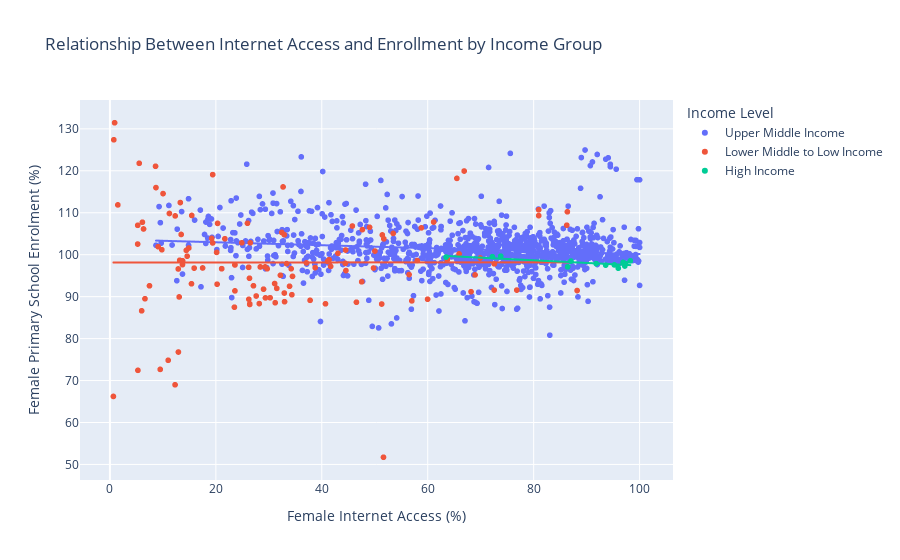

The notebook cell this image was saved under:
### Code cell
fig4 = px.scatter(
    final_data,
    x='Female Internet Access (%)',
    y='Female Primary School Enrolment (%)',
    color='Income Level',  
    trendline='ols',  
    title='Relationship Between Internet Access and Enrollment by Income Group',
    labels={
        'Female Internet Access (%)': 'Female Internet Access (%)',
        'Female Primary School Enrolment (%)': 'Female Primary School Enrolment (%)'
    },
    hover_name='Country Name'
)
fig4.show()

### Figure 1 — Plotly figure (JSON) as saved in the notebook; plotly's stock layout.template omitted (floating-point values rounded to 4 significant figures; data arrays with more than 128 entries replaced by an {"elided": "..."} marker saying what was removed)
{"data": [{"hovertemplate": "<b>%{hovertext}</b><br><br>Income Level=Upper Middle Income<br>Female Internet Access (%)=%{x}<br>Female Primary School Enrolment (%)=%{y}<extra></extra>", "hovertext": {"elided": "1084 str values"}, "legendgroup": "Upper Middle Income", "marker": {"color": "#636efa", "symbol": "circle"}, "mode": "markers", "name": "Upper Middle Income", "showlegend": true, "type": "scattergl", "x": {"elided": "1084 float values"}, "xaxis": "x", "y": {"elided": "1084 float values"}, "yaxis": "y"}, {"hovertemplate": "<b>OLS trendline</b><br>Female Primary School Enrolment (%) = -0.0351067 * Female Internet Access (%) + 103.668<br>R<sup>2</sup>=0.019016<br><br>Income Level=Upper Middle Income<br>Female Internet Access (%)=%{x}<br>Female Primary School Enrolment (%)=%{y} <b>(trend)</b><extra></extra>", "legendgroup": "Upper Middle Income", "marker": {"color": "#636efa", "symbol": "circle"}, "mode": "lines", "name": "Upper Middle Income", "showlegend": false, "type": "scattergl", "x": {"elided": "1084 float values"}, "xaxis": "x", "y": {"elided": "1084 float values"}, "yaxis": "y"}, {"hovertemplate": "<b>%{hovertext}</b><br><br>Income Level=Lower Middle to Low Income<br>Female Internet Access (%)=%{x}<br>Female Primary School Enrolment (%)=%{y}<extra></extra>", "hovertext": ["West Bank and Gaza", "Nicaragua", "West Bank and Gaza", "El Salvador", "Ukraine", "Honduras", "Ukraine", "Bolivia", "El Salvador", "Kenya", "Senegal", "Ukraine", "West Bank and Gaza", "El Salvador", "Indonesia", "Ukraine", "Sudan", "West Bank and Gaza", "Morocco", "Ukraine", "Bolivia", "Burundi", "Egypt, Arab Rep.", "Indonesia", "Morocco", "Ukraine", "Bolivia", "Burundi", "Egypt, Arab Rep.", "Indonesia", "Morocco", "Niger", "Ukraine", "West Bank and Gaza", "Zimbabwe", "Bolivia", "Cabo Verde", "Cambodia", "Honduras", "Indonesia", "Kenya", "Morocco", "Ukraine", "Cabo Verde", "Cambodia", "Honduras", "Morocco", "Pakistan", "Sudan", "Ukraine", "Burundi", "Cabo Verde", "Cambodia", "Cameroon", "Cote d'Ivoire", "Djibouti", "Honduras", "Morocco", "Mozambique", "Myanmar", "Niger", "Togo", "Ukraine", "Uzbekistan", "Bolivia", "Cote d'Ivoire", "Guinea", "Honduras", "India", "Morocco", "Ukraine", "Uzbekistan", "Zambia", "Bolivia", "Burkina Faso", "Cambodia", "Cote d'Ivoire", "Honduras", "Kenya", "Morocco", "Pakistan", "Ukraine", "Uzbekistan", "Viet Nam", "West Bank and Gaza", "Africa Eastern and Southern", "Africa Western and Central", "Fragile and conflict affected situations", "Low income", "Lower middle income", "Sub-Saharan Africa", "Sub-Saharan Africa (IDA & IBRD countries)", "Bolivia", "Morocco", "Ukraine", "Uzbekistan", "Viet Nam", "Zimbabwe", "Africa Eastern and Southern", "Africa Western and Central", "Fragile and conflict affected situations", "Low income", "Lower middle income", "Sub-Saharan Africa", "Sub-Saharan Africa (IDA & IBRD countries)", "Bangladesh", "Bhutan", "Bolivia", "Ethiopia", "Morocco", "Ukraine", "Uzbekistan", "Africa Eastern and Southern", "Africa Western and Central", "Fragile and conflict affected situations", "Low income", "Lower middle income", "Sub-Saharan Africa", "Sub-Saharan Africa (IDA & IBRD countries)", "Cote d'Ivoire", "West Bank and Gaza", "Africa Eastern and Southern", "Africa Western and Central", "Fragile and conflict affected situations", "Low income", "Lower middle income", "Sub-Saharan Africa", "Sub-Saharan Africa (IDA & IBRD countries)"], "legendgroup": "Lower Middle to Low Income", "marker": {"color": "#EF553B", "symbol": "circle"}, "mode": "markers", "name": "Lower Middle to Low Income", "showlegend": true, "type": "scattergl", "x": [7.474, 10.03, 13.07, 5.528, 5.236, 9.805, 9.098, 25.97, 11.23, 5.249, 5.99, 14.42, 26.23, 12.32, 8.692, 20.14, 12.3, 34.35, 45.77, 33.36, 34.22, 0.885, 26.35, 13.29, 49.02, 38.75, 32.18, 0.7357, 31.09, 15.45, 47.67, 0.6565, 44.56, 47.53, 14.58, 34.47, 41.37, 6.344, 27.61, 20.33, 13.45, 51.42, 46.54, 49.77, 32.44, 30.25, 53.48, 9.494, 11, 51.3, 1.495, 56.47, 32.92, 19.2, 26.4, 51.65, 32.97, 58.8, 6.136, 19.4, 5.286, 8.611, 57.0, 43.05, 41.67, 29.36, 15.4, 37.79, 14.9, 61.11, 59.97, 50.03, 13.17, 44.43, 6.617, 51.71, 32.92, 40.7, 20.23, 80.95, 12.93, 68.18, 65.92, 65.5, 68.93, 19.4, 23.5, 23.6, 12.9, 29.3, 21.1, 21.1, 58.04, 80.95, 72.54, 69.91, 66.88, 29.69, 21.7, 26.4, 27.1, 13.7, 37.1, 23.6, 23.6, 32.69, 86.25, 63.71, 13.71, 86.36, 76.81, 72.57, 24.9, 28.2, 29, 15.9, 41.1, 26.2, 26.2, 33.91, 88.2, 26.5, 31.2, 31.5, 17.5, 44.5, 28.4, 28.4], "xaxis": "x", "y": [92.59, 114.6, 89.93, 121.8, 102.5, 101.2, 101.9, 107.5, 109.8, 107.0, 86.62, 101.0, 89.37, 109.3, 116.0, 100.6, 68.99, 90.46, 106.8, 97.88, 96.65, 131.5, 94.38, 112.4, 106.5, 96.92, 95.09, 127.4, 93.13, 109.4, 106.0, 66.21, 96.22, 93.54, 99.64, 94.83, 98.82, 106.1, 90.16, 107.5, 104.8, 104.7, 88.68, 96.82, 105.3, 89.74, 105.1, 72.67, 74.83, 88.24, 111.9, 95.27, 104.8, 103.9, 88.14, 51.72, 88.8, 106.4, 107.7, 119.1, 72.43, 121.1, 88.99, 100.3, 97.21, 89.71, 93.07, 89.13, 101.6, 107.8, 89.39, 100.9, 98.67, 97.94, 89.5, 103.8, 90.86, 88.29, 92.97, 109.3, 76.8, 91.17, 100.2, 118.2, 95.19, 102.8, 87.49, 91.38, 96.6, 97.09, 96.66, 96.66, 98.6, 110.7, 91.56, 99.21, 119.9, 96.64, 103.8, 88.29, 92.59, 97.63, 98.05, 97.57, 97.57, 116.2, 107.0, 98.85, 98.56, 110.2, 91.57, 97.81, 102.8, 88.35, 91.78, 96.8, 98.41, 97.0, 97.0, 92.48, 91.46, 102.8, 88.55, 91.97, 96.84, 101.1, 97.09, 97.09], "yaxis": "y"}, {"hovertemplate": "<b>OLS trendline</b><br>Female Primary School Enrolment (%) = 0.000473119 * Female Internet Access (%) + 98.1407<br>R<sup>2</sup>=0.000001<br><br>Income Level=Lower Middle to Low Income<br>Female Internet Access (%)=%{x}<br>Female Primary School Enrolment (%)=%{y} <b>(trend)</b><extra></extra>", "legendgroup": "Lower Middle to Low Income", "marker": {"color": "#EF553B", "symbol": "circle"}, "mode": "lines", "name": "Lower Middle to Low Income", "showlegend": false, "type": "scattergl", "x": [0.6565, 0.7357, 0.885, 1.495, 5.236, 5.249, 5.286, 5.528, 5.99, 6.136, 6.344, 6.617, 7.474, 8.611, 8.692, 9.098, 9.494, 9.805, 10.03, 11, 11.23, 12.3, 12.32, 12.9, 12.93, 13.07, 13.17, 13.29, 13.45, 13.7, 13.71, 14.42, 14.58, 14.9, 15.4, 15.45, 15.9, 17.5, 19.2, 19.4, 19.4, 20.14, 20.23, 20.33, 21.1, 21.1, 21.7, 23.5, 23.6, 23.6, 23.6, 24.9, 25.97, 26.2, 26.2, 26.23, 26.35, 26.4, 26.4, 26.5, 27.1, 27.61, 28.2, 28.4, 28.4, 29, 29.3, 29.36, 29.69, 30.25, 31.09, 31.2, 31.5, 32.18, 32.44, 32.69, 32.92, 32.92, 32.97, 33.36, 33.91, 34.22, 34.35, 34.47, 37.1, 37.79, 38.75, 40.7, 41.1, 41.37, 41.67, 43.05, 44.43, 44.5, 44.56, 45.77, 46.54, 47.53, 47.67, 49.02, 49.77, 50.03, 51.3, 51.42, 51.65, 51.71, 53.48, 56.47, 57.0, 58.04, 58.8, 59.97, 61.11, 63.71, 65.5, 65.92, 66.88, 68.18, 68.93, 69.91, 72.54, 72.57, 76.81, 80.95, 80.95, 86.25, 86.36, 88.2], "xaxis": "x", "y": [98.14, 98.14, 98.14, 98.14, 98.14, 98.14, 98.14, 98.14, 98.14, 98.14, 98.14, 98.14, 98.14, 98.14, 98.14, 98.14, 98.15, 98.15, 98.15, 98.15, 98.15, 98.15, 98.15, 98.15, 98.15, 98.15, 98.15, 98.15, 98.15, 98.15, 98.15, 98.15, 98.15, 98.15, 98.15, 98.15, 98.15, 98.15, 98.15, 98.15, 98.15, 98.15, 98.15, 98.15, 98.15, 98.15, 98.15, 98.15, 98.15, 98.15, 98.15, 98.15, 98.15, 98.15, 98.15, 98.15, 98.15, 98.15, 98.15, 98.15, 98.15, 98.15, 98.15, 98.15, 98.15, 98.15, 98.15, 98.15, 98.15, 98.15, 98.16, 98.16, 98.16, 98.16, 98.16, 98.16, 98.16, 98.16, 98.16, 98.16, 98.16, 98.16, 98.16, 98.16, 98.16, 98.16, 98.16, 98.16, 98.16, 98.16, 98.16, 98.16, 98.16, 98.16, 98.16, 98.16, 98.16, 98.16, 98.16, 98.16, 98.16, 98.16, 98.16, 98.16, 98.17, 98.17, 98.17, 98.17, 98.17, 98.17, 98.17, 98.17, 98.17, 98.17, 98.17, 98.17, 98.17, 98.17, 98.17, 98.17, 98.17, 98.17, 98.18, 98.18, 98.18, 98.18, 98.18, 98.18], "yaxis": "y"}, {"hovertemplate": "<b>%{hovertext}</b><br><br>Income Level=High Income<br>Female Internet Access (%)=%{x}<br>Female Primary School Enrolment (%)=%{y}<extra></extra>", "hovertext": ["Luxembourg", "Luxembourg", "Luxembourg", "Luxembourg", "Luxembourg", "Luxembourg", "Luxembourg", "Luxembourg", "Luxembourg", "Luxembourg", "Luxembourg", "Luxembourg", "Luxembourg"], "legendgroup": "High Income", "marker": {"color": "#00cc96", "symbol": "circle"}, "mode": "markers", "name": "High Income", "showlegend": true, "type": "scattergl", "x": [63.46, 72.21, 73.78, 87.04, 86.42, 91.8, 93.59, 95.23, 97.35, 97.21, 95.97, 96.88, 98.25], "xaxis": "x", "y": [99.44, 99.52, 99.65, 98.48, 97.11, 97.87, 97.51, 97.57, 97.9, 97.31, 96.79, 98.16, 98.54], "yaxis": "y"}, {"hovertemplate": "<b>OLS trendline</b><br>Female Primary School Enrolment (%) = -0.0627746 * Female Internet Access (%) + 103.691<br>R<sup>2</sup>=0.586571<br><br>Income Level=High Income<br>Female Internet Access (%)=%{x}<br>Female Primary School Enrolment (%)=%{y} <b>(trend)</b><extra></extra>", "legendgroup": "High Income", "marker": {"color": "#00cc96", "symbol": "circle"}, "mode": "lines", "name": "High Income", "showlegend": false, "type": "scattergl", "x": [63.46, 72.21, 73.78, 86.42, 87.04, 91.8, 93.59, 95.23, 95.97, 96.88, 97.21, 97.35, 98.25], "xaxis": "x", "y": [99.71, 99.16, 99.06, 98.27, 98.23, 97.93, 97.82, 97.71, 97.67, 97.61, 97.59, 97.58, 97.52], "yaxis": "y"}], "layout": {"legend": {"title": {"text": "Income Level"}, "tracegroupgap": 0}, "title": {"text": "Relationship Between Internet Access and Enrollment by Income Group"}, "xaxis": {"anchor": "y", "domain": [0, 1], "title": {"text": "Female Internet Access (%)"}}, "yaxis": {"anchor": "x", "domain": [0, 1], "title": {"text": "Female Primary School Enrolment (%)"}}}}
